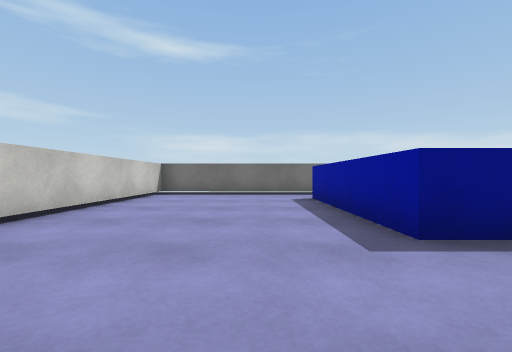
view 1 (above)

16 first-person views from a walk through a scene from a Unity 3-D project. The camera is 0.62 m above the floor, looks level and sees 90° across. The floor is counted in squares, 1 m on a side. Each view is taken from the middle of a square. On the plan, view 1 faces up. The plan holds only what a view shows up to about 9 squares ahead; the rest is blank. The player is left out. Surface patterns are stand-ins for the level's own textures.

view 2
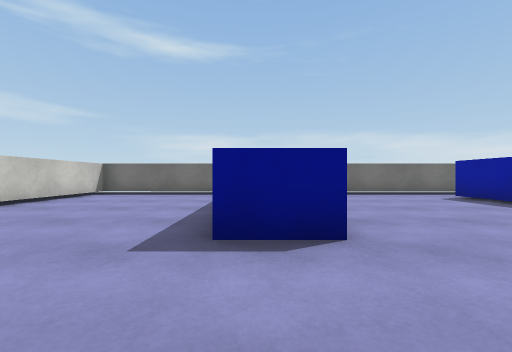

view 3
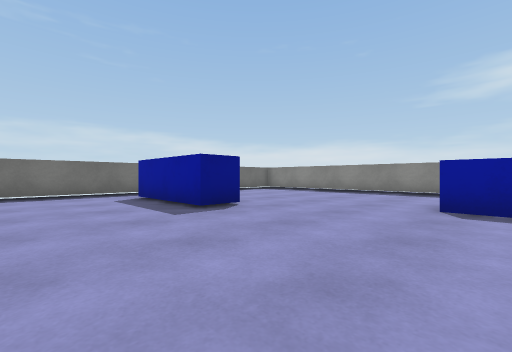

view 4
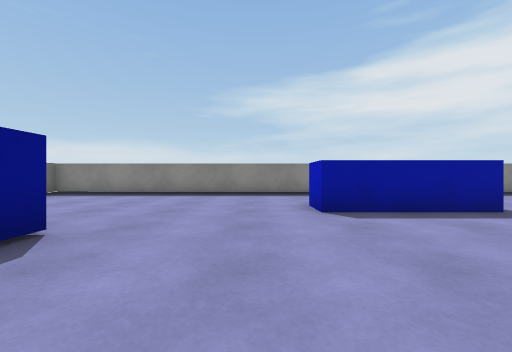

view 5
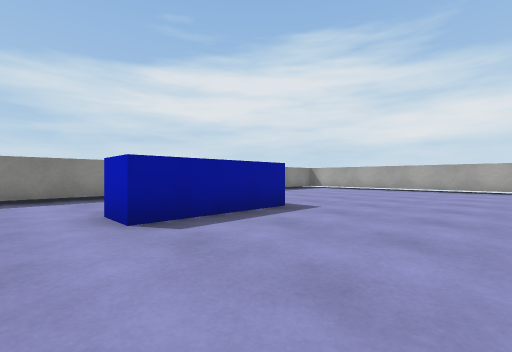

view 6
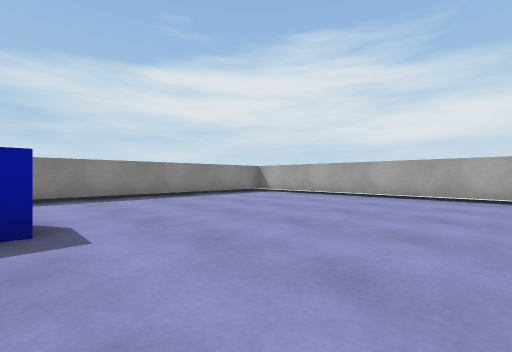

view 7
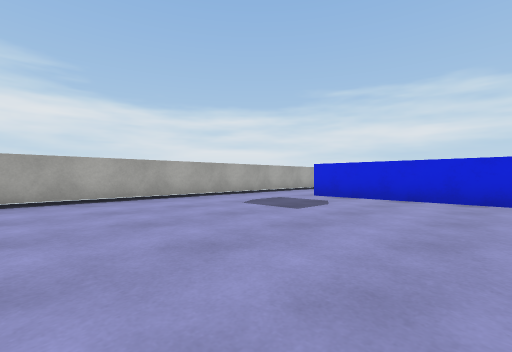

view 8
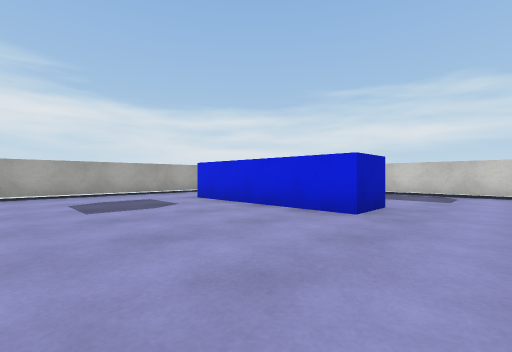

view 9
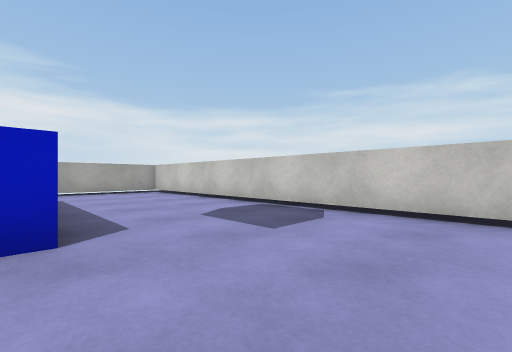

view 10
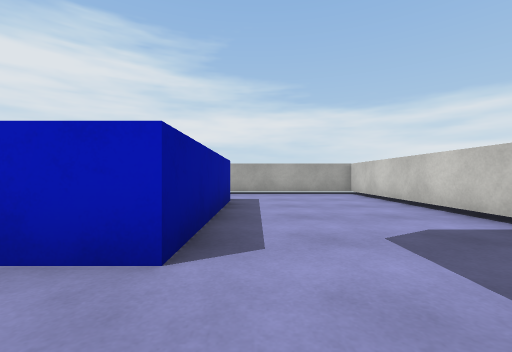

view 11
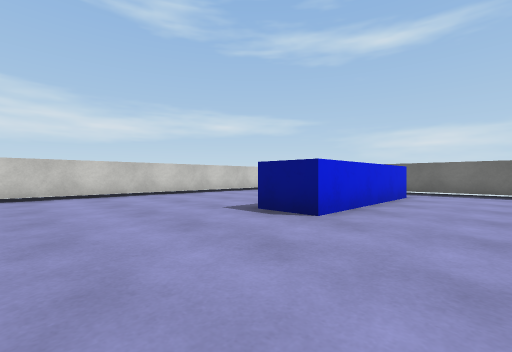

view 12
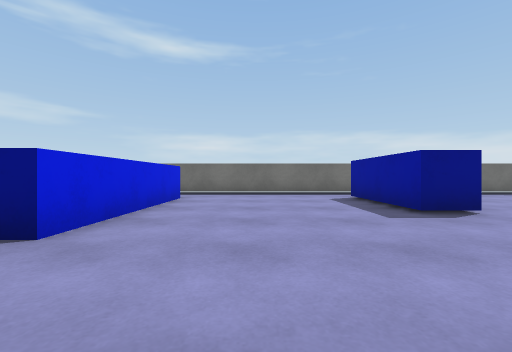

view 13
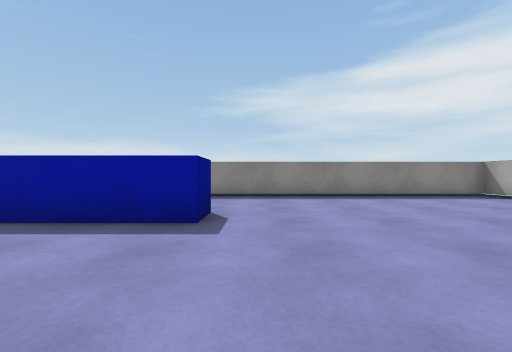

view 14
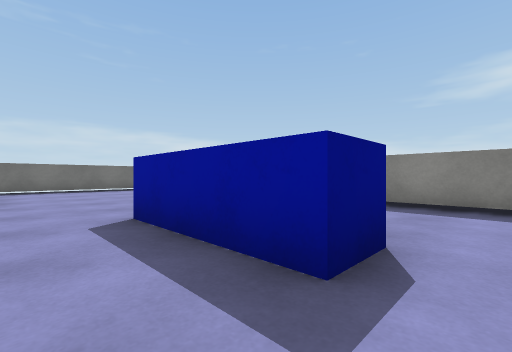

view 15
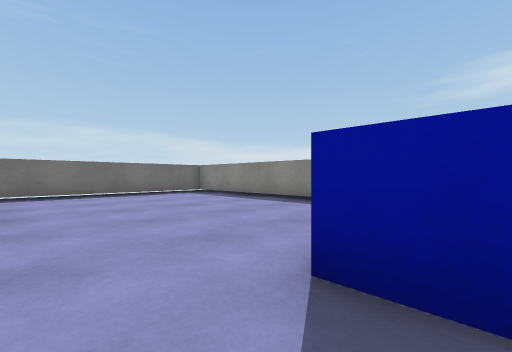

view 16
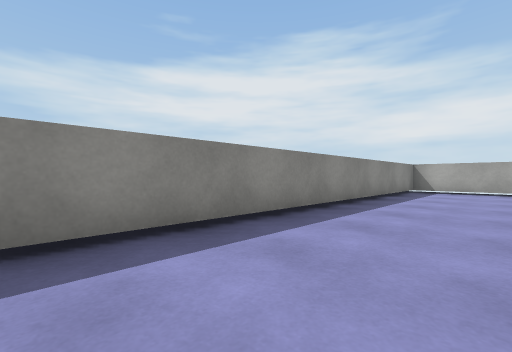

### Floor plan
Points are (right, up) in squares from view 1. A wall is a line through its corners. A room is listed if a view was taken in it or the views show most of it. See-through windows are left out.
Room 1 (views 1, 2, 3, 4, 5, 6, 7, 8, 9, 10, 11, 12, 13, 14, 15, 16)
walls: (11.4, -2.2) (10.4, -2.2) (10.4, 0.9) (11.4, 0.9); (8.8, 4.2) (7.7, 4.2) (7.7, 7.4); (0.6, -7.5) (0.6, -2.8) (1.9, -2.8) (1.9, -7.5); (2.9, 7.2) (2.9, 2.5) (1.6, 2.5) (1.6, 7.1); (14.6, -9.7) (14.6, 8.7) (-3.2, 8.7) (-3.2, -9.7) (14.6, -9.7)

Where each view was taken, in squares from view 1:
view 1: 0 up, 0 right, facing up
view 2: 0 up, 2 right, facing up
view 3: 0 up, 5 right, facing up-right
view 4: 2 up, 6 right, facing right
view 5: 2 up, 7 right, facing down-right
view 6: 2 down, 7 right, facing down-right
view 7: 3 down, 9 right, facing down-left
view 8: 1 down, 6 right, facing down-left
view 9: 0 up, 1 right, facing down-left
view 10: 1 down, 0 right, facing down
view 11: 1 down, 5 right, facing up-left
view 12: 0 up, 5 right, facing up
view 13: 3 down, 7 right, facing right
view 14: 3 down, 9 right, facing up-right
view 15: 0 up, 9 right, facing up-right
view 16: 1 up, 12 right, facing down-right
